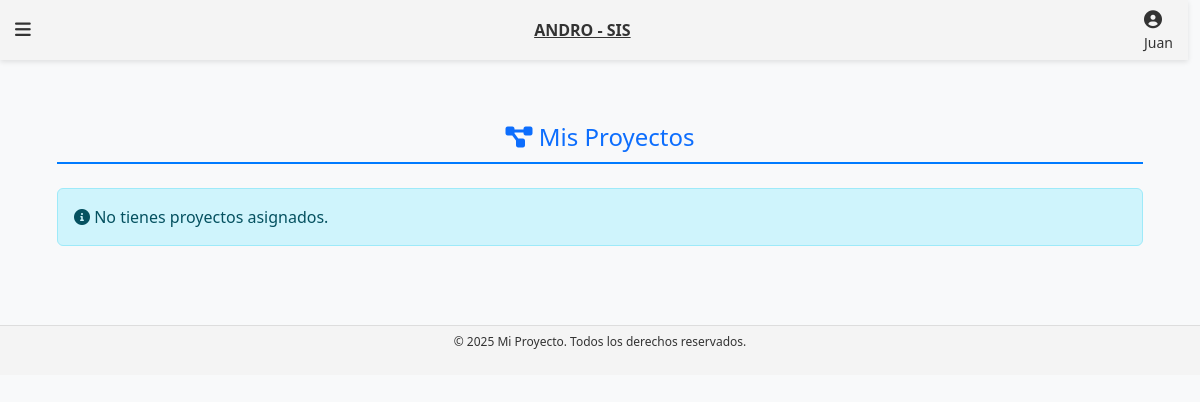
/includes/index.php?view=mis_publicaciones (signed in), run on an earlier commit of the app's database.
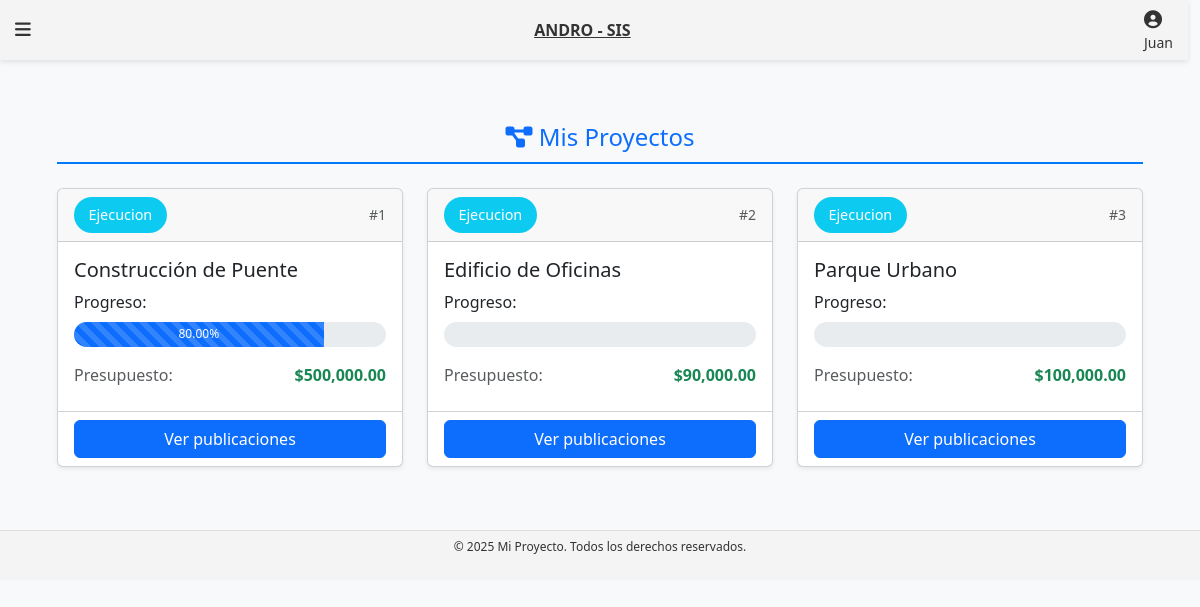
And on a later commit of the database.
### tables this page shows
CREATE TABLE `proyecto` (
  `id_proyectos` int(11) NOT NULL,
  `id_contratista` int(11) NOT NULL,
  `titulo` varchar(255) NOT NULL,
  `fecha_publicacion` timestamp NOT NULL DEFAULT current_timestamp(),
  `etapa` enum('planificacion','ejecucion','finalizado') NOT NULL,
  `id_categoria` int(11) NOT NULL,
  `presupuesto` decimal(15,2) NOT NULL DEFAULT 0.00
);

### includes/vistas/mis_publicaciones.php (the view, shortened to what this page needs)
<?php
require_once '../conection/conexion.php';
try {
    $stmt = $conn->prepare("
        SELECT p.*,
               SUM(pub.peso) AS progreso
        FROM proyecto p
        LEFT JOIN publicacion pub ON p.id_proyectos = pub.id_proyectos
        WHERE p.id_contratista = :id_contratista
        GROUP BY p.id_proyectos
    ");
    $stmt->bindParam(':id_contratista', $_SESSION['id_usuario'], PDO::PARAM_INT);
    $stmt->execute();
    $proyectos = $stmt->fetchAll(PDO::FETCH_ASSOC);
} catch(PDOException $e) {
    die("Error: " . $e->getMessage());
}
?>
<!DOCTYPE html>
<html lang="es">
<head>
    <link href="https://cdn.jsdelivr.net/npm/bootstrap@5.3.0/dist/css/bootstrap.min.css" rel="stylesheet">
    <link rel="stylesheet" href="https://cdnjs.cloudflare.com/ajax/libs/font-awesome/6.0.0/css/all.min.css">
</head>
<body class="bg-light">
    <div class="container py-5">
        <h1 class="mb-4 text-primary"><i class="fas fa-project-diagram"></i> Mis Proyectos</h1>
        <?php if (count($proyectos) > 0): ?>
            <div class="row row-cols-1 row-cols-md-2 row-cols-lg-3 g-4">
                <?php foreach ($proyectos as $proyecto):
                    $colorEtapa = match($proyecto['etapa']) {
                        'planificacion' => 'bg-warning',
                        'ejecucion'    => 'bg-info',
                        'finalizado'   => 'bg-success',
                        default        => 'bg-secondary'
                    };
                    $progreso = min($proyecto['progreso'] ?? 0, 100);
                ?>
                <div class="col">
                    <div class="card h-100 shadow-sm">
                        <div class="card-header d-flex justify-content-between align-items-center">
                            <span class="etapa-badge <?= $colorEtapa ?> text-white rounded-pill">
                                <?= ucfirst($proyecto['etapa']) ?>
                            </span>
                            <small class="text-muted">#<?= $proyecto['id_proyectos'] ?></small>
                        </div>
                        <div class="card-body">
                            <h5 class="card-title"><?= htmlspecialchars($proyecto['titulo']) ?></h5>
                            <div class="mb-3">
                                <label class="form-label">Progreso:</label>
                                <div class="progress">
                                    <div class="progress-bar progress-bar-striped"
                                         role="progressbar"
                                         style="width: <?= $progreso ?>%"
                                         aria-valuenow="<?= $progreso ?>"
                                         aria-valuemin="0"
                                         aria-valuemax="100">
                                        <?= $progreso ?>%
                                    </div>
                                </div>
                            </div>
                            <div class="d-flex justify-content-between mb-2">
                                <span class="text-muted">Presupuesto:</span>
                                <strong class="text-success">
                                    $<?= number_format($proyecto['presupuesto'], 2) ?>
                                </strong>
                            </div>
                        </div>
                        <div class="card-footer bg-transparent">
    <a href="index.php?view=todas_publicaciones&id_proyecto=<?= htmlspecialchars($proyecto['id_proyectos']) ?>"
       class="btn btn-primary w-100">
       Ver publicaciones
    </a>
</div>
                    </div>
                </div>
                <?php endforeach; ?>
            </div>
        <?php else: ?>
            <div class="alert alert-info">
                <i class="fas fa-info-circle"></i> No tienes proyectos asignados.
            </div>
        <?php endif; ?>
    </div>
</body>
</html>

What changed in the data, as far as the page shows it:
added proyecto: etapa "Ejecucion", id_proyectos "1", titulo "Construcción de Puente", progreso "80.00", presupuesto "500,000.00"
added proyecto: etapa "Ejecucion", id_proyectos "2", titulo "Edificio de Oficinas", presupuesto "90,000.00"
added proyecto: etapa "Ejecucion", id_proyectos "3", titulo "Parque Urbano", presupuesto "100,000.00"
Also different on the page:
text no longer shown: "No tienes proyectos asignados."
